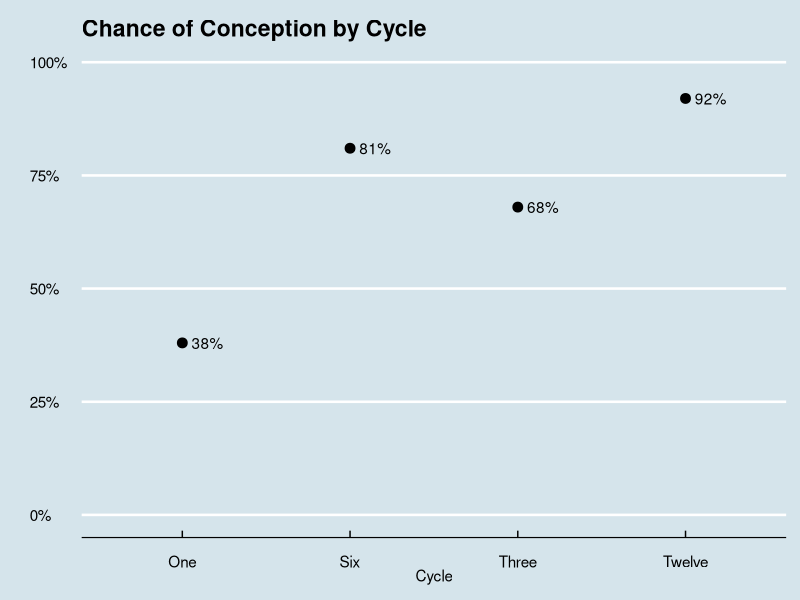
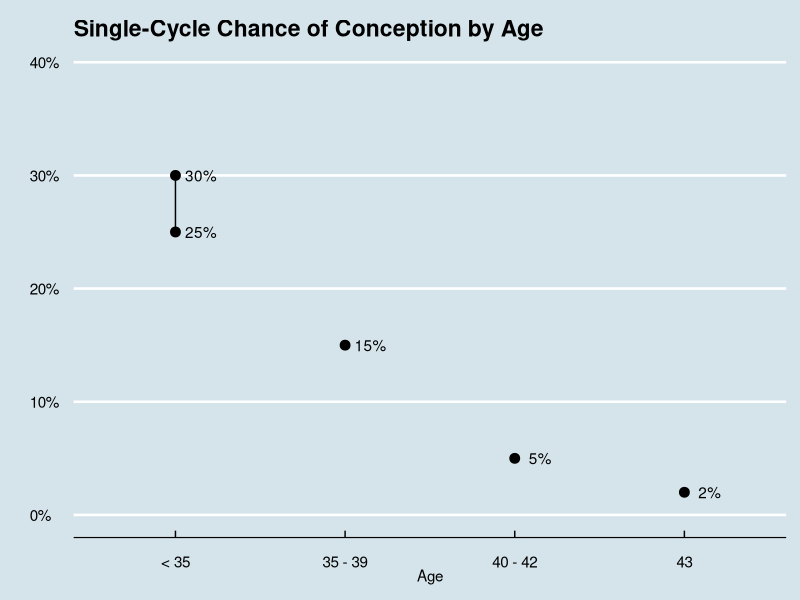

These figures' R source, in order:
## ---- chunk 1
knitr::opts_chunk$set(echo = TRUE)

library('tidyverse')
library('ggthemes')
## ---- chunk 2
cycles = tibble(
  cycle = factor(c('One', 'Three', 'Six', 'Twelve')),
  average = c(0.38, 0.68, 0.81, 0.92))
p = ggplot(cycles, aes(x = cycle, y = average))
p + geom_point(size = 3) + 
  geom_text(aes(label = scales::percent(average)), nudge_x = 0.15) + 
  ggtitle('Chance of Conception by Cycle') + 
  xlab('Cycle') + 
  ylab('') + 
  scale_y_continuous(labels = scales::percent, limits = c(0, 1)) + 
  ggthemes::theme_economist()
## ---- chunk 3
single_cycle = tibble(
  age = factor(c("< 35", "< 35", "35 - 39", "40 - 42", "43")),
  average = c(0.25, 0.30, 0.15, 0.05, 0.02))

p = ggplot(single_cycle, aes(x = age, y = average)) 
p + geom_point(size = 3) + 
  geom_text(aes(label = scales::percent(average)), nudge_x = 0.15) + 
  geom_line() + 
  ggtitle('Single-Cycle Chance of Conception by Age') + 
  xlab('Age') +
  ylab('') +
  scale_y_continuous(labels = scales::percent, limits = c(0, 0.4)) + 
  ggthemes::theme_economist()
